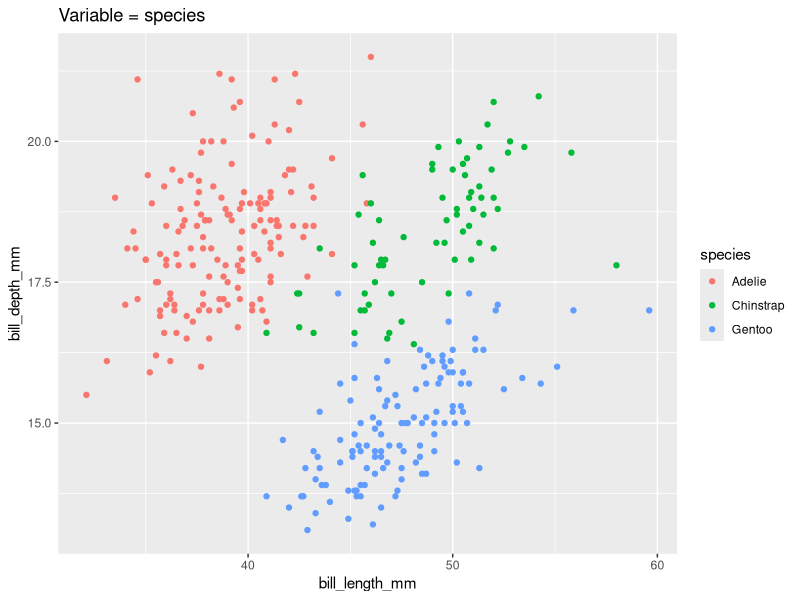

The R source for this figure: (Note: this script raises an error after producing the figure.)
## ---- chunk 1
knitr::opts_chunk$set(echo = TRUE, warning = FALSE)
## ---- chunk 2
library(tidyverse)
data(penguins, package = "palmerpenguins")
## ---- chunk 3
## This works
ggplot(penguins, aes(x = bill_length_mm, y = bill_depth_mm, color = species)) + 
  geom_point() + 
  ggtitle("Variable = species")
## ---- chunk 4
## This doesn't
my_plot <- function(var) {
  ggplot(penguins, aes(x = bill_length_mm, y = bill_depth_mm, color = var)) + 
    geom_point() + 
    ggtitle(glue::glue("{var}"))
}
my_plot(species)
## ---- chunk 5
## This works
my_plot <- function(var) {
  ggplot(penguins, aes(x = bill_length_mm, y = bill_depth_mm, color = {{ var }})) + 
    geom_point()
}
my_plot(species)
## ---- chunk 6
## This works
my_plot <- function(var) {
  ggplot(penguins, aes(x = bill_length_mm, y = bill_depth_mm, color = !!enquo(var))) + 
    geom_point()
}
my_plot(species)
## ---- chunk 7
## This works
my_plot <- function(var) {
  ggplot(penguins, aes(x = bill_length_mm, y = bill_depth_mm, color = {{ var }})) + 
    geom_point() + 
    ggtitle(glue::glue("Variable = {ensym(var)}"))
}
my_plot(species)
## ---- chunk 8
cat_vars <- names(penguins)[map_lgl(penguins, is.factor)] ## [1] "species" "island"  "sex" 
map(cat_vars, my_plot) %>% cowplot::plot_grid(plotlist = .)
## ---- chunk 9
## This works
my_plot <- function(var) {
  ggplot(penguins, aes(x = bill_length_mm, y = bill_depth_mm, color = .data[[var]] )) + 
    geom_point() + 
    ggtitle(glue::glue("Variable = {var}"))
}
my_plot("species")
## ---- chunk 10
map(cat_vars, my_plot) %>% cowplot::plot_grid(plotlist = .)
## ---- chunk 11
ggplot(penguins %>% filter(species == "Adelie"), 
       aes(x = bill_length_mm, y = bill_depth_mm, color = island)) + 
    geom_point() + 
    ggtitle("Penguins of species Adelie, colored by island")
## ---- chunk 12
## This seems to works
my_plot <- function(species) {
  ggplot(penguins %>% filter(species == species), 
         aes(x = bill_length_mm, y = bill_depth_mm, color = island )) + 
    geom_point() + 
    ggtitle(glue::glue("Penguins of species {species}, colored by island"))
}
## ---- chunk 13
my_plot("Adelie")
## ---- chunk 14
## This works
my_plot <- function(species) {
  ggplot(penguins %>% filter(species == .env$species), 
         aes(x = bill_length_mm, y = bill_depth_mm, color = island )) + 
    geom_point() + 
    ggtitle(glue::glue("Penguins of species {species}, colored by island"))
}
## ---- chunk 15
my_plot("Adelie")
## ---- chunk 16
unique(penguins$species) %>% map(my_plot) %>% cowplot::plot_grid(plotlist = .)
## ---- chunk 17
my_plot <- function(species, color) {
  ggplot(penguins %>% filter(species == .env$species), 
         aes(x = bill_length_mm, y = bill_depth_mm, color = .data[[color]])) + 
    geom_point() + 
    ggtitle(glue::glue("Penguins of species {species}, colored by {color}"))
}
my_plot("Adelie", "sex")
## ---- chunk 18
my_plot_char <- function(x, y) {
  ggplot(penguins, 
         aes(x = .data[[x]], y = .data[[y]], color = species)) + 
    geom_point()
}
my_plot_char(x = "bill_length_mm", y = "bill_depth_mm")
## ---- chunk 19
my_plot_expr <- function(x, y) {
  ggplot(penguins, 
         aes(x = {{x}}, y = {{y}}, color = species)) + 
    geom_point()
}
my_plot_expr(x = bill_length_mm, y = bill_depth_mm)
## ---- chunk 20
my_plot_expr(x = bill_length_mm - bill_depth_mm, y = bill_length_mm + bill_depth_mm)
## ---- chunk 21
var_x <- "bill_length_mm"
var_y <- "bill_depth_mm"
## Works fine
my_plot_char(var_x, var_y)
## ---- chunk 22
## Does not work as intended
my_plot_expr(var_x, var_y)
## ---- chunk 23
## Works as intended
my_plot_expr(.data[[var_x]], .data[[var_y]])
